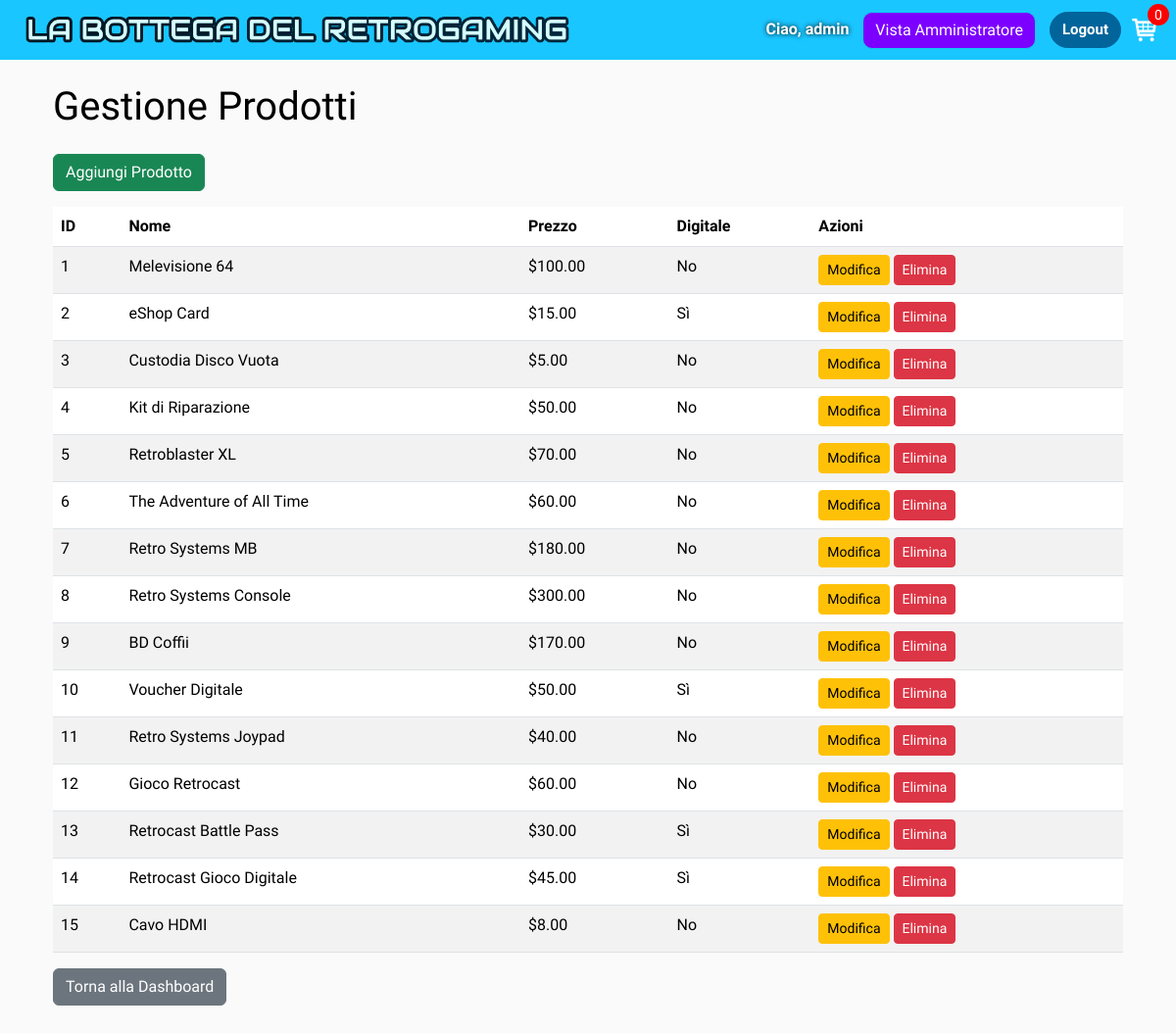
The app's page /manager/products/ (signed in) with its own data.
### user_management/models.py (models this page shows, shortened)
class CustomUser(AbstractUser):
    ADMIN = 'ADMIN'
    CUSTOMER = 'CUSTOMER'
    USER_TYPE_CHOICES = (
        (ADMIN, 'Admin'),
        (CUSTOMER, 'Customer'),
    )
    user_type = models.CharField(
        max_length=10,
        choices=USER_TYPE_CHOICES,
        default=CUSTOMER
    )
    name = models.CharField("Nome visualizzato", max_length=200, blank=True, null=True)
    email = models.CharField(max_length=254, blank=True, verbose_name='email address')
    def __str__(self):
        if self.name:
            return self.name
        return self.username

### bottega_retrogaming/models.py (models this page shows, shortened)
class Product(models.Model):
    name = models.CharField(max_length=200)
    price = models.DecimalField(max_digits=10, decimal_places=2)
    digital = models.BooleanField(default=False, null=True, blank=True)
    description = models.CharField("Descrizione", max_length=500, null=True, blank=True)
    image = CloudinaryField('image')

### manager_view/views.py (the view)
# urls.py: path('products/', views.ProductListView.as_view(), name='product_list'),
class ProductListView(AdminRequiredMixin, ListView):
    model = Product
    template_name = 'manager_view/product_list.html'
    context_object_name = 'products'

### bottega_retrogaming/models.py (called while the page is built)
    @property
    def get_cart_items(self):
        orderitems = self.orderitem_set.all()
        total = sum(item.quantity for item in orderitems)
        return total

### bottega_retrogaming/utils.py (called while the page is built)
def cartData(request):
    if request.user.is_authenticated:
        customer = request.user
        try:
            order = Order.objects.get(customer=customer, complete=False)
        except Order.DoesNotExist:
            order, created = Order.objects.get_or_create(customer=customer, complete=False)
        items = order.orderitem_set.all()
        cartItems = order.get_cart_items
    else:
        cookieData = cookieCart(request)
        cartItems = cookieData['cartItems']
        order = cookieData['order']
        items = cookieData['items']
    return {'cartItems': cartItems, 'order': order, 'items': items}

### manager_view/views.py (called while the page is built)
    def test_func(self):
        return self.request.user.is_authenticated and self.request.user.user_type == 'ADMIN'

    def get_context_data(self, **kwargs):
        context = super().get_context_data(**kwargs)
        data = cartData(self.request)
        context['cartItems'] = data.get('cartItems', 0)
        return context

### manager_view/templates/manager_view/product_list.html
{% extends 'bottega_retrogaming/main.html' %}
{% block content %}
<div class="container large-bottom-margin mt-4">
    <h1 id="pr-title" class="mb-4">Gestione Prodotti</h1>
    <a href="{% url 'manager_view:product_add' %}" class="btn btn-success mb-3">Aggiungi Prodotto</a>
    <table class="table table-striped">
        <thead>
            <tr>
                <th>ID</th>
                <th>Nome</th>
                <th>Prezzo</th>
                <th>Digitale</th>
                <th>Azioni</th>
            </tr>
        </thead>
        <tbody>
            {% for product in products %}
            <tr>
                <td>{{ product.id }}</td>
                <td>{{ product.name }}</td>
                <td>${{ product.price|floatformat:2 }}</td>
                <td>{{ product.digital|yesno:"Sì,No" }}</td>
                <td>
                    <a href="{% url 'manager_view:product_edit' product.pk %}" class="btn btn-warning btn-sm">Modifica</a>
                    <a href="{% url 'manager_view:product_delete' product.pk %}" class="btn btn-danger btn-sm">Elimina</a>
                </td>
            </tr>
            {% empty %}
            <tr>
                <td colspan="5">Nessun prodotto trovato.</td>
            </tr>
            {% endfor %}
        </tbody>
    </table>
     <a href="{% url 'manager_view:admin_dashboard' %}" class="btn btn-secondary">Torna alla Dashboard</a>
</div>
{% endblock content %}

### bottega_retrogaming/templates/bottega_retrogaming/main.html (shortened to what this page needs)
<!DOCTYPE html>
{% load static %}
<html lang="en">
<head>
    <link href="https://cdn.jsdelivr.net/npm/bootstrap@5.3.7/dist/css/bootstrap.min.css"
          rel="stylesheet"
>
    <link rel="stylesheet" type="text/css" href="{% static 'css/main.css' %}">
</head>
<body>
<nav class="navbar navbar-expand-lg navbar-dark bg-dark">
    <div class="container-fluid"><a class="navbar-brand" href="{% url 'store' %}">
        <img src="{% static 'images/bdretro_logo.png' %}" alt="Logo" class="logo-navbar">
    </a>
        <div class="collapse navbar-collapse" id="navbarSupportedContent">
            {% url 'login' as login_url %}
            <div class="form-inline my-2 my-lg-0 {% if request.path == login_url %}d-none{% endif %}">
                {% if user.is_authenticated %}
                    <span class="navbar-text mr-3">Ciao, {{ user.username }}</span>
                    {% if user.user_type == 'ADMIN' %}
                        <a href="{% url 'manager_view:admin_dashboard' %}"
                           id="admin-view-btn" class="btn btn-info" style="margin-right: 10px;">Vista Amministratore</a>
                    {% endif %} <form method="post" action="{% url 'logout' %}" style="display: inline;">
                        <button type="submit" class="btn btn-logout">Logout</button>
                    </form>
                {% else %}
                    <a href="{% url 'login' %}" class="btn btn-login">Login</a>
                {% endif %}
                <a href="{% url 'cart' %}">
                    <img id="cart-icon" src="{% static 'images/cart.png' %}" alt="cart-icon">
                </a>
                <p id="cart-total">{{ cartItems }}</p>
            </div>
        </div>
    </div>
</nav>
<div class="container">
    {% block content %}
    {% endblock content %}
</div>
</body>
</html>

### static/css/main.css (style rules this page uses)
body { background-color: hsl(0, 0%, 98%); font-family: 'Audiowide', sans-serif; }
h1, h2, h3, h4, h5, h6 { color: hsl(0, 0%, 30%); }
.bg-dark { background-color: #1ac6ff !important; }
.logo-navbar { height: 35px; width: auto; vertical-align: middle; margin-right: 8px; }
#cart-icon { width: 25px; display: inline-block; margin-left: 15px; position: relative; left: -8px; }
#cart-total { position: absolute; right: 7px; top: 4px; display: flex; justify-content: center; align-items: center; color: #fff; background-color: red; width: 22px; height: 22px; border-radius: 50%; font-size: 14px; }
.btn-login, .btn-logout { border-radius: 25px; background-color: #01649b; border-color: #01649b; color: #ffffff; font-size: 15px; font-weight: bold; }
.navbar-text { color: white; text-shadow: 0 0 5px #000; font-weight: 700; }
#admin-view-btn { background-color: #7c00ff; color: white; border-radius: 10px; margin-left: 10px; }
#admin-title, #sa-title, #item-title, #pr-title, #del-title, #or-title, #form-admin-title { font-size: 2.5rem; color: black; }
.large-bottom-margin { margin-bottom: 30vh; }

### records on screen
CustomUser: username "admin"
Product: id "1", name "Melevisione 64", price "100.00", digital "No"
Product: id "2", name "eShop Card", price "15.00", digital "Sì"
Product: id "3", name "Custodia Disco Vuota", price "5.00", digital "No"
Product: id "4", name "Kit di Riparazione", price "50.00", digital "No"
Product: id "5", name "Retroblaster XL", price "70.00", digital "No"
Product: id "6", name "The Adventure of All Time", price "60.00", digital "No"
Product: id "7", name "Retro Systems MB", price "180.00", digital "No"
Product: id "8", name "Retro Systems Console", price "300.00", digital "No"
Product: id "9", name "BD Coffii", price "170.00", digital "No"
Product: id "10", name "Voucher Digitale", price "50.00", digital "Sì"
Product: id "11", name "Retro Systems Joypad", price "40.00", digital "No"
Product: id "12", name "Gioco Retrocast", price "60.00", digital "No"
Product: id "13", name "Retrocast Battle Pass", price "30.00", digital "Sì"
Product: id "14", name "Retrocast Gioco Digitale", price "45.00", digital "Sì"
Product: id "15", name "Cavo HDMI", price "8.00", digital "No"

### other values on screen
{{ cartItems }} "0"
